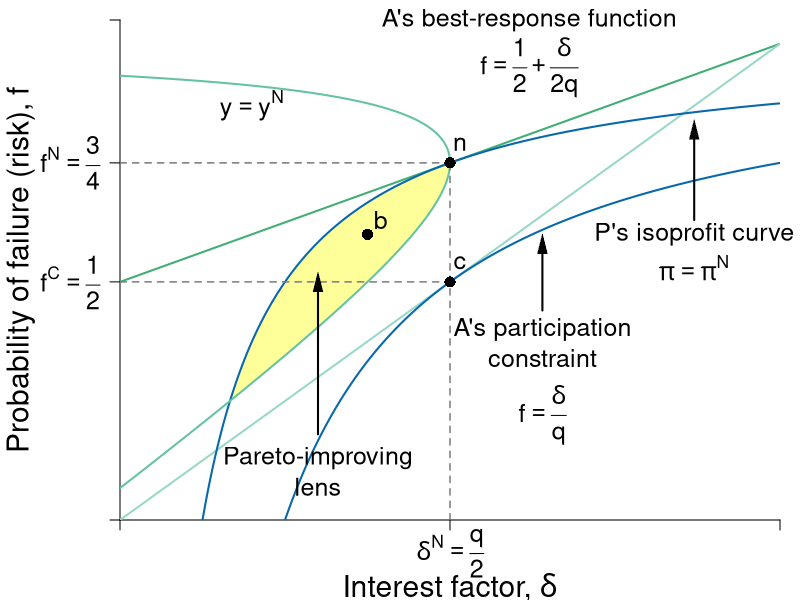

R code for this plot:
#Graph Designer: Simon Halliday, Scott Cohn, Harriet Brookes-Gray
#Authors: Bowles and Halliday
#Title: Coordination, Conflict and Competition: A Text in Microeconomics

library(shape)
pdf(file = "credit/credit_comparison.pdf", width = 8, height = 6)

#Set parameters for graphics
pointsize <- 1.8
axislabelsize <- 1.8
labelsize <- 1.5
namesize <- 1.8
annotatesize <- 1.5
graphlinewidth <- 2
segmentlinewidth <- 1.5

COL <- c("#7fc97f", "#beaed4", "#fdc086", "#ffff99", "#386cb0", "#f0027f", "#bf5b17", "#666666")
COLA <- c("#e0f3db", "#99d8c9","#66c2a4","#41ae76", "#238b45", "#005824")
COLB <- c("#c6dbef", "#4eb3d3", "#2b8cbe", "#0868ac","#084081")
COLC <- c("#fcfbfd", "#efedf5", "#dadaeb", "#bcbddc", "#9e9ac8", "#807dba", "#6a51a3", "#54278f", "#3f007d")
grays <- gray.colors(25, start = 1, end = 0)

#Edited the margins to cater for the larger LHS labels
par(mar =  c(4, 6, 1, 1))

brfFn <- function(delta, q = 1) {
  .5 + (delta / (2 * q)) 
}

PCFn <- function(delta, q = 1) {
  delta/q
}

isoreturnFn <- function(delta, pi=0.125) {
  1 - (pi)/delta
}


yFn <- function(d1, f1, q = 1){
  q*f1*(1 - f1) - d1*(1 - f1)
}

profitFn <- function(d1, q = 1){
  d1/2 - (1/(2*q))*(d1)^2
}

ylow <- function(delta, q = 1, ybar = 0.0625){
  (-sqrt(delta^2 - 2*delta*q + q^2 - 4*q*ybar) + delta + q)/(2*q)
}

yhigh <- function(delta, q = 1, ybar = 0.0625){
  (sqrt(delta^2 - 2*delta*q + q^2 - 4*q*ybar) + delta + q)/(2*q)
}

xlims <- c(0, 1)
ylims <- c(0, 1.05)

npts <- 501 
d1 <- seq(xlims[1], xlims[2], length.out = npts)
f1 <- seq(ylims[1], ylims[2], length.out = npts) 
a <- c(0.0625)

plot(0, 0, xlim = xlims, ylim = ylims, type = "n",
     xlab = expression(paste("")),
     ylab = expression(paste("")), 
     xaxt = "n", 
     yaxt = "n", 
     cex.lab = axislabelsize, 
     bty = "n", 
     xaxs = "i", 
     yaxs = "i"
)


ticksy <- c(ylims[1], 0.5, brfFn(delta = 0.5), ylims[2])
ylabels <- c(NA, expression(paste(f^{C} == frac(1,2))),expression(paste(f^{N} == frac(3,4))), NA)
ticksx <- c(xlims[1], 0.5, xlims[2])
xlabels <- c(NA, NA, NA)

axis(1, at = ticksx, pos = 0, labels = xlabels, cex.axis = labelsize)
axis(2, at = ticksy, pos = 0, labels = ylabels, las = 1, cex.axis = labelsize)

text(0.5, -0.07, expression(paste(delta^{N} == frac(q,2))), xpd = TRUE, cex = labelsize) 

npts <- 503 
xx1 <- seq(xlims[1], xlims[2], length.out = npts)
xx2 <- seq(0, 1, length.out = npts)
xx3 <- seq(0.01, xlims[2], length.out = npts)

xpoly1 <- seq(from = 0.168, to = 0.5, length.out = 500)
ypoly1 <- ylow(xpoly1)
ypoly2 <- isoreturnFn(xpoly1)
polygon(x = c(xpoly1, rev(xpoly1)), y = c(ypoly1, rev(ypoly2)), col = COL[4], density = NULL, border = NA)


#Draw the graphs
lines(xx1, brfFn(xx1), col = COLA[4], lwd = graphlinewidth)
lines(xx1, PCFn(xx1), col = COLA[2], lwd = graphlinewidth)
lines(xx1, isoreturnFn(xx1), col = COLB[4], lwd = graphlinewidth)
lines(xx1, isoreturnFn(xx1, pi = 0.25), col = COLB[4], lwd = graphlinewidth)



#Axis labels
mtext(expression(paste("Interest factor, ", delta)), side = 1, line = 3.3, cex = axislabelsize)
text(-0.15, 0.5*(ylims[2]), expression(paste("Probability of failure (risk), ", f)), xpd = TRUE, cex = axislabelsize, srt = 90) 


contour(d1, f1,
        outer(d1, f1, yFn),
        drawlabels = FALSE,
        col = COLA[3],
        lwd = graphlinewidth,
        levels = a,
        xaxs = "i",
        yaxs = "i",
        add = TRUE)


segments(0.5, 0, 0.5, brfFn(delta = 0.5), lty = 2, col = grays[20] , lwd = segmentlinewidth)
segments(0, brfFn(delta = 0.5), 0.5, brfFn(delta = 0.5), lty = 2, col = grays[20] , lwd = segmentlinewidth)
segments(0, 0.5, 0.5, 0.5, lty = 2, col = grays[20] , lwd = segmentlinewidth)

#Annotate points (4,4),(2,8),(8,2) on feasibility frontier
text(0.5 + 0.015, isoreturnFn(0.5) + 0.04, expression(paste(n)), cex = labelsize)
points(0.5, isoreturnFn(0.5), pch = 16, col = "black", cex = 1.5)
points(0.5, 0.5, pch = 16, col = "black", cex = 1.5)
text(0.5 + 0.015, 0.5 + 0.04, expression(paste(c)), cex = labelsize)


text(0.375 + 0.02, 0.6 + 0.03, expression(paste(b)), cex = labelsize)
points(0.375, 0.6, pch = 16, col = "black", cex = 1.5)

text(0.2, 0.87, expression(paste(y == y^{N})), cex = labelsize)

text(0.62, 1.05, expression(paste("A's best-response function")), cex = labelsize, xpd = TRUE)
text(0.62, 0.95, expression(paste(f == frac(1,2) + frac(delta, 2*q))), cex = labelsize)

text(0.64, 0.4, expression(paste("A's participation")), cex = labelsize)
text(0.64, 0.34, expression(paste("constraint")), cex = labelsize)
text(0.64, 0.22, expression(paste(f == frac(delta, q))), cex = labelsize)
Arrows(0.64, 0.44, 0.64, 0.58, col = "black", lty = 1, lwd = 2, arr.type = "triangle", arr.lwd = 0.5)


text(0.87, 0.6, expression(paste("P's isoprofit curve")), cex = labelsize, xpd = TRUE)
text(0.87, 0.53, expression(paste(pi == pi^{N})), cex = labelsize, xpd = TRUE)
Arrows(0.87, 0.63, 0.87, 0.82, col = "black", lty = 1, lwd = 2, arr.type = "triangle", arr.lwd = 0.5)

text(0.3, 0.13, expression(paste("Pareto-improving")), cex = labelsize)
text(0.3, 0.07, expression(paste("lens")), cex = labelsize)
Arrows(0.3, 0.18, 0.3, 0.5, col = "black", lty = 1, lwd = 2, arr.type = "triangle", arr.lwd = 0.5)


dev.off()
